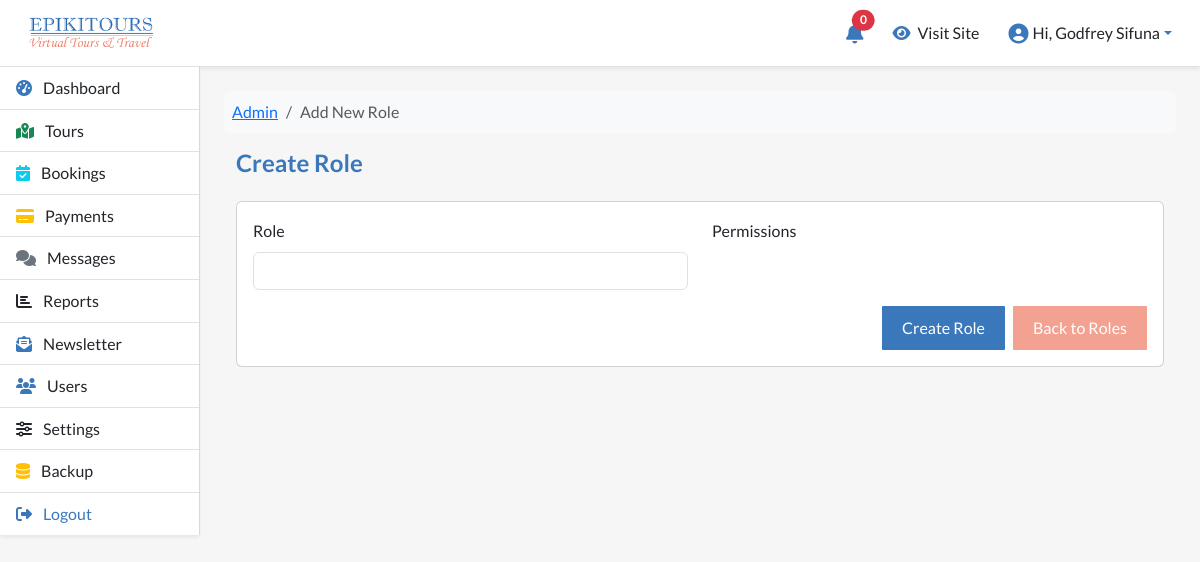
Page /manage/users/create-role.php (signed in) on the earlier database version.
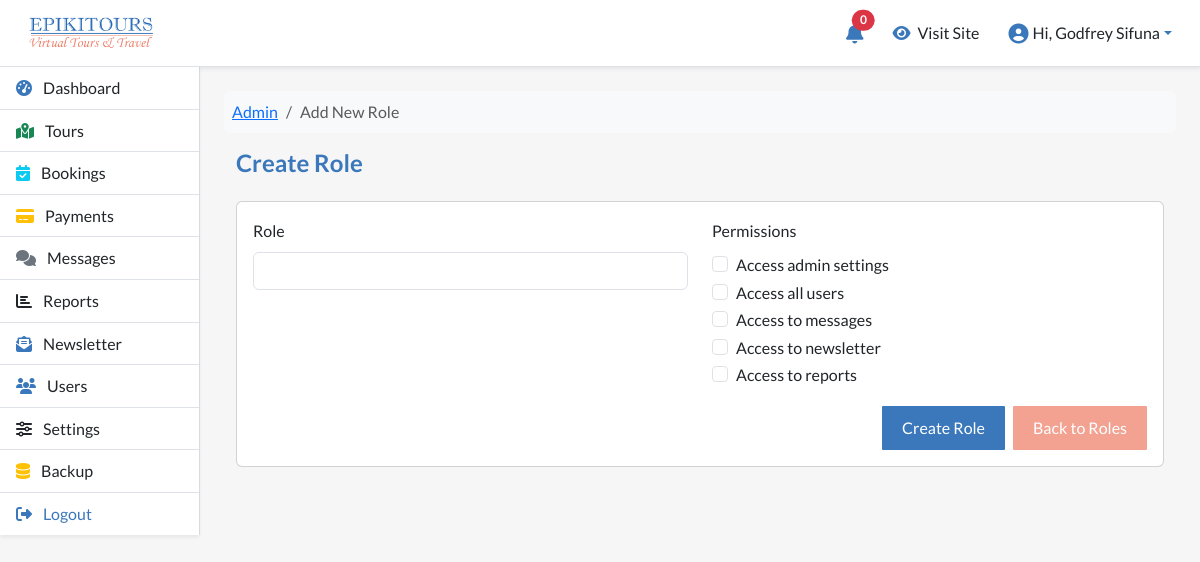
Same page on the later database version.
### tables this page shows
CREATE TABLE `epi_permissions` (
  `id` int NOT NULL,
  `permission` varchar(100) NOT NULL,
  `created_at` timestamp NOT NULL DEFAULT CURRENT_TIMESTAMP,
  `updated_at` timestamp NOT NULL DEFAULT CURRENT_TIMESTAMP ON UPDATE CURRENT_TIMESTAMP
);

### manage/users/create-role.php (the view, shortened to what this page needs)
<?php
require_once __DIR__ . '/../../config/database.php';
$permissions = $pdo->query("SELECT * FROM epi_permissions ORDER BY permission ASC")->fetchAll(PDO::FETCH_ASSOC);
?>
<nav aria-label="breadcrumb">
    <ol class="breadcrumb bg-light p-2 rounded mb-3">
        <li class="breadcrumb-item"><a href="<?= BASE_URL ?>dashboard">Admin</a></li>
        <li class="breadcrumb-item active" aria-current="page">Add New Role</li>
    </ol>
</nav>
<div class="d-flex">
    <div class="container-fluid">
        <h4 class="mb-0">Create Role</h4>
        <div class="card mt-4">
            <div class="card-body">
                <form method="POST">
                    <div class="row mb-3">
                        <div class="col-md-6">
                            <label class="form-label">Role</label>
                            <input type="text" name="role" class="form-control">
                        </div>
                        <div class="col-md-6">
                            <label class="form-label">Permissions</label>
                            <?php foreach ($permissions as $perm): ?>
                                <div class="form-check">
                                    <input class="form-check-input" type="checkbox" name="permissions[]" value="<?= $perm['id'] ?>" id="perm<?= $perm['id'] ?>">
                                    <label class="form-check-label" for="perm<?= $perm['id'] ?>">
                                        <?= htmlspecialchars($perm['permission']) ?>
                                    </label>
                                </div>
                            <?php endforeach; ?>
                        </div>
                    </div>
                    <div class="d-flex justify-content-end gap-2">
                        <button type="submit" class="btn btn-primary">Create Role</button>
                        <a href="manage-roles" class="btn btn-secondary text-decoration-none">Back to Roles</a>
                    </div>
                </form>
            </div>
        </div>
    </div>
</div>
<?php
include BASE_PATH . 'layouts/admin-layout.php';
?>

Differences in the rows shown:
added epi_permissions: permission "Access admin settings"
added epi_permissions: permission "Access all users"
added epi_permissions: permission "Access to messages"
added epi_permissions: permission "Access to newsletter"
added epi_permissions: permission "Access to reports"
